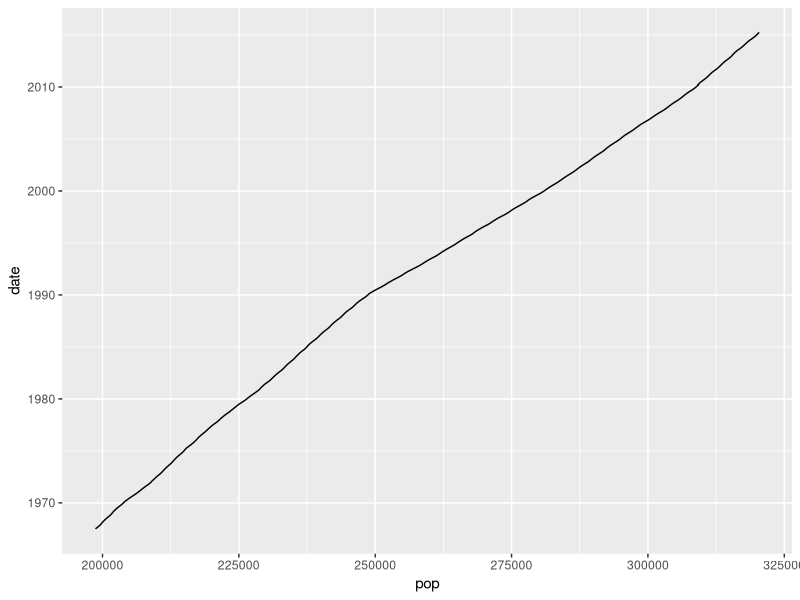

Here is the R script that generated this plot: (Note: this script raises an error after producing the figure.)
#Q1
library(ggplot2)
library(dplyr)
data(package="ggplot2")
data(economics, package="ggplot2")

#a
ggplot(economics, aes(pop, date))+
  geom_line()

#b
filter(date>as.Date("2005-01-01"))%>%ggplot(mapping = aes(date, pop))+
  geom_line() 

#Q2
#a
data(diamonds, package="ggplot2")

data(data = diamonds )+
  geom_bar(mapping=aes(x = cut))

#b
ggplot(diamonds, aes(x=carat), )+
  geom_histogram(bins=40)

#c
ggplot(diamonds, aes(carat))+
  geom_histogram(aes(group = clarity), bins=40)

#d
ggplot(diamonds, aes(x=carat, y=price))+
  geom_point()

#e
ggplot(diamonds, aes(x=carat, y=price))+
  geom_point(aes(group = color))

#f
ggplot(diamonds, aes(x = cut, y = carat))+
  geom_boxplot()
